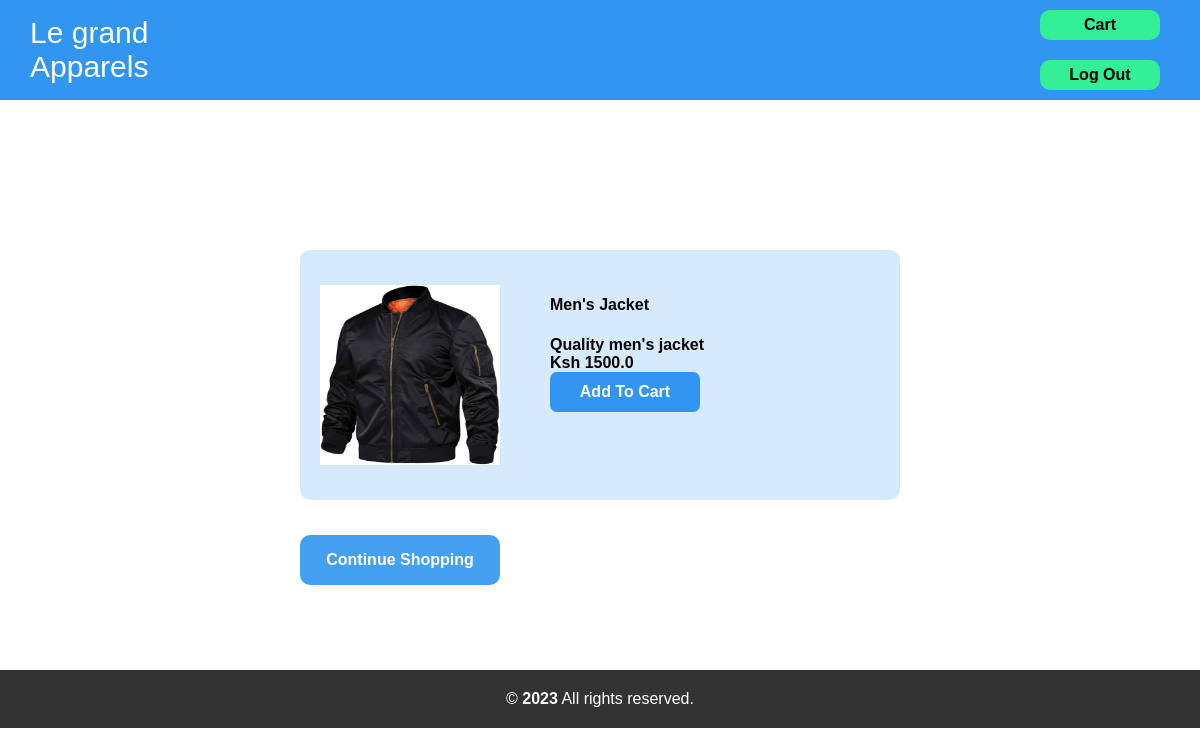
The app's page /product/4 with its own data.
### userapp/models.py (models this page shows, shortened)
class Product(models.Model):
    Product_Name = models.CharField(max_length=256)
    Main_Category = models.CharField(max_length=256)
    Sub_Category = models.CharField(max_length=256)
    Product_Description = models.CharField(max_length=256)
    Product_Price = models.FloatField()
    Product_Image = models.ImageField(upload_to='images/')

### userapp/views.py (the view)
# urls.py: path('product/<int:id>', product_details, name='product_details'),
def product_details(request, id):
    product = Product.objects.get(id=id)
    return render(request, 'product.html', {'product_details': product})

### userapp/templates/product.html (shortened to what this page needs)
{% extends 'header.html' %}
{% block maincontent %}
<div class="content_wrapper">
    <div class="image_area">
        <img src="{{ product_details.Product_Image.url }}" alt="{{ product_details.Product_Name }} image" class="image">
    </div>
    <div class="product_details">
        <h4>{{ product_details.Product_Name }}</h4>
        <p>{{ product_details.Product_Description }}</p>
        <p>Ksh {{ product_details.Product_Price }}</p>
        <a href="{% url 'add_to_cart' product_details.id %}">
            <div class="cart_button">Add To Cart</div>
        </a>
    </div>
</div>
<div class="back_button_area">
    <a href="{% url 'home' %}">
        <div class="back_button">Continue Shopping</div>
    </a>
</div>
{% endblock %}

### userapp/static/css/header.css (style rules this page uses)
body { margin: 0; padding: 0; font-family: Arial, Helvetica, sans-serif; }

### userapp/static/css/product.css (style rules this page uses)
.content_wrapper { width: 600px; height: 250px; display: flex; align-items: center; justify-content: space-between; margin: auto; background-color: rgba(50, 150, 240, 0.2); border-radius: 10px; margin-top: 150px; }
.image_area { width: 200px; height: 200px; display: flex; justify-content: center; align-items: center; margin-left: 10px; }
.image { width: 180px; height: 180px; }
.product_details { width: 350px; height: 200px; }
.product_details p { font-weight: bold; }
.cart_button { width: 150px; height: 40px; background-color: rgb(50, 150, 240); display: flex; justify-content: center; align-items: center; border-radius: 7px; color: white; text-decoration: none; font-weight: bold; }
a { text-decoration: none; }
.back_button_area { width: 600px; height: 120px; margin: auto; display: flex; align-items: center; }
.back_button { width: 200px; height: 50px; background-color: rgba(50, 150, 240, 0.9); display: flex; justify-content: center; align-items: center; color: white; font-weight: bold; border-radius: 10px; }
p { margin: 0; }

### records on screen
Product: Product_Image (picture), Product_Name "Men's Jacket", Product_Description "Quality men's jacket", Product_Price "1500.0"
